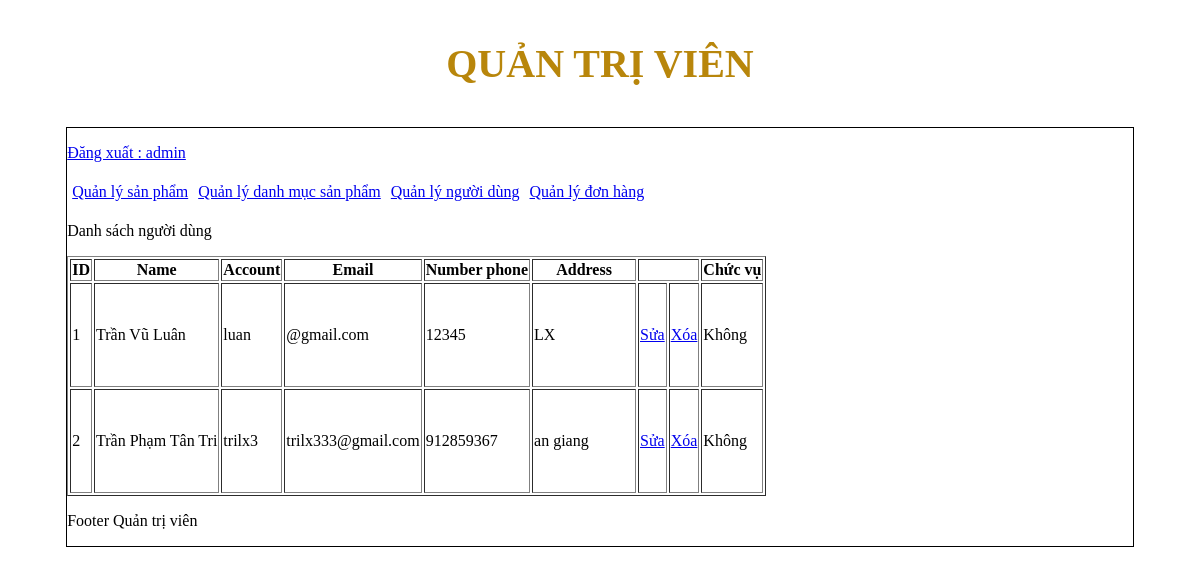
The page /admincp/index.php?action=quanlynguoidung&query=them (signed in) on the database its author committed.
### tables this page shows
CREATE TABLE `tbl_dangky` (
  `id_khachhang` int(11) NOT NULL,
  `hovaten` varchar(250) NOT NULL,
  `taikhoan` varchar(100) NOT NULL,
  `matkhau` varchar(100) NOT NULL,
  `sodienthoai` int(11) NOT NULL,
  `email` varchar(100) NOT NULL,
  `diachi` text NOT NULL,
  `chucvu` int(11) NOT NULL
);

### admincp/modules/quanlynguoidung/lietke.php (the view)
<?php
    $sql_lietke_nguoidung="SELECT * FROM tbl_dangky ORDER BY id_khachhang DESC";
    $result_lietke_nguoidung= mysqli_query($connect,$sql_lietke_nguoidung);
?>
<p>Danh sách người dùng</p>
<table border="1">
    <tr>
        <th>ID</th>
        <th>Name </th>
        <th>Account</th>
        <th>Email</th>
        <th>Number phone</th>
        <th>Address</th>
        <th colspan="2"></th>
        <th>Chức vụ</th>
    </tr>
        <?php
            $i=0;
            while($row=mysqli_fetch_array($result_lietke_nguoidung)){
            $i++;
        ?>
    <tr>
        <td style="height:100px;"> <?php echo $i ?></td>
        <td> <?php echo $row ['hovaten']?></td>
        <td> <?php echo $row ['taikhoan']?></td>
        <td> <?php echo $row ['email']?></td>
        <td> <?php echo $row ['sodienthoai']?></td>
        <td style="width:100px;"> <?php echo $row ['diachi']?></td>
        <td>
                <a href="?action=quanlynguoidung&query=sua&idnguoidung=<?php echo $row['id_khachhang'] ?>"> Sửa </a>
        </td>
        <td>
                <a href="modules/quanlynguoidung/xuly.php?idnguoidung=<?php echo $row['id_khachhang']?>">Xóa</a>
        </td>
        <td><?php if($row['chucvu']==1){
            echo "Bán hàng";
     }else{
            echo "Không";
     }?>
     </td>
    </tr>
        <?php
            }
        ?>
</table>

### rows shown on the page
tbl_dangky: hovaten "Trần Vũ Luân", taikhoan "luan", email "@gmail.com", sodienthoai "12345", diachi "LX", chucvu "Không"
tbl_dangky: hovaten "Trần Phạm Tân Tri", taikhoan "trilx3", email "trilx333@gmail.com", sodienthoai "912859367", diachi "an giang", chucvu "Không"

### other values the page prints
$_SESSION['dangnhap'] "admin"
